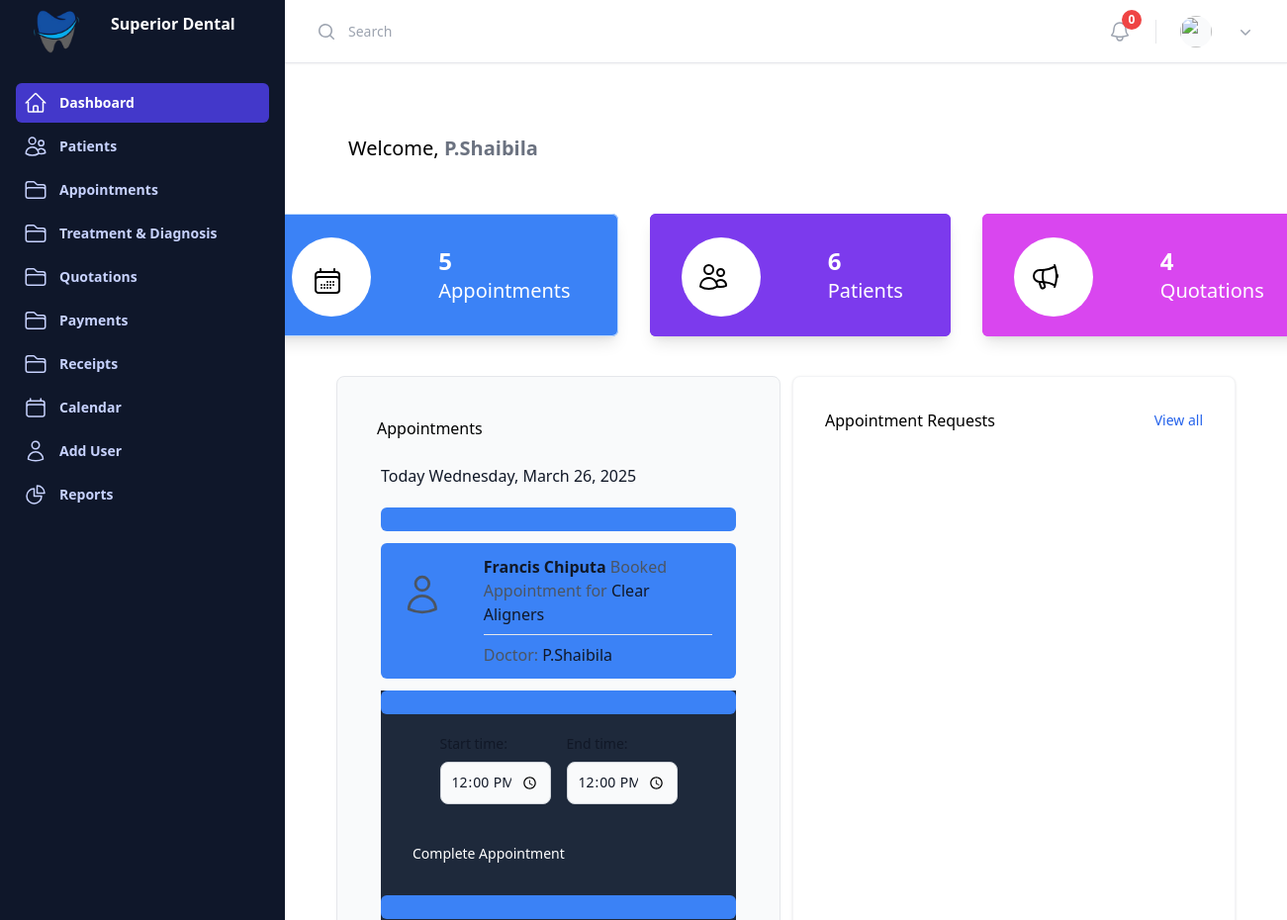
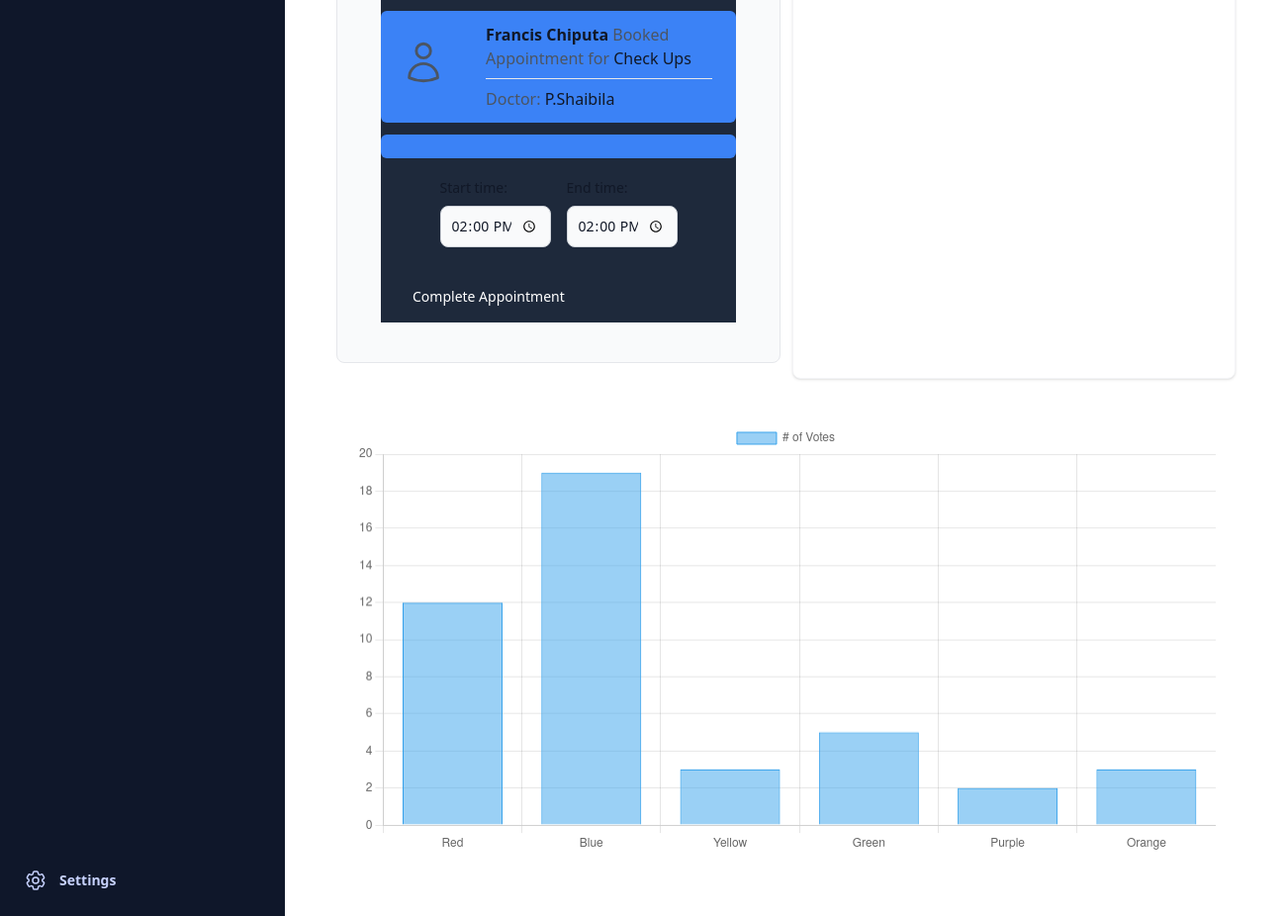
The app's page /dashboard (signed in) with its own data (2 pictures, top to bottom).
### user_accounts/models.py (models this page shows, shortened)
class CustomUser(AbstractUser):
    USER_TYPE_CHOICES = [
        (1, 'Admin'),
        (2, 'Staff'),
        (3, 'Dentist'),
    ]
    user_type = models.PositiveSmallIntegerField(choices=USER_TYPE_CHOICES)
    objects = CustomUserManager()

class Dentist(models.Model):
    user = models.OneToOneField(
        CustomUser,
        on_delete=models.CASCADE,
        limit_choices_to={'user_type': 3},
        related_name='user_accounts_dentist_profile'  # Unique related_name
    )
    specialization = models.CharField(max_length=200)
    contact_number = models.CharField(max_length=15)
    available_days = models.CharField(max_length=200)

### appointment/models.py (models this page shows, shortened)
class Appointment(models.Model):
    patient = models.ForeignKey(Patient, on_delete=models.CASCADE)
    dentist = models.ForeignKey(Dentist, on_delete=models.CASCADE, blank=True, null=True)  # Correctly reference the Dentist model
    date_time = models.DateTimeField()
    status_choices = [('Pending', 'Pending'), ('Scheduled', 'Scheduled'), ('Completed', 'Completed'), ('Cancelled', 'Cancelled')]
    status = models.CharField(max_length=20, choices=status_choices, default='Pending')
    notes = models.TextField(blank=True, null=True)
    service = models.ForeignKey('Service', on_delete=models.CASCADE)
    phone = models.CharField(max_length=15, blank=True, null=True)
    is_patient_new = models.BooleanField(default=False)

class Service(models.Model):
    name = models.CharField(max_length=100)  # Required field
    description = models.TextField(blank=True, null=True)
    price = models.DecimalField(max_digits=10, decimal_places=2, null=True)  # Required field
    duration = models.DurationField(blank=True, null=True)
    def __str__(self):
        return self.name

### patient/models.py (models this page shows)
class Patient(models.Model):
    first_name = models.CharField(max_length=50)
    last_name = models.CharField(max_length=50)
    date_of_birth = models.DateField(blank=True, null=True)
    gender_choices = [('M', 'Male'), ('F', 'Female')]
    gender = models.CharField(max_length=1, choices=gender_choices, blank=True, null=True)
    nrc = models.CharField(max_length=55,blank=True, null=True)
    phone = models.CharField(max_length=15)
    email = models.EmailField(unique=True)
    address = models.TextField(blank=True, null=True)
    medical_history = models.TextField(blank=True, null=True)
    is_patient = models.BooleanField(default=False)
    def __str__(self):
        return f"{self.first_name} {self.last_name}"

### templates/views.py (the view)
# urls.py: path('dashboard', views.Dashboard, name='dashboard'),
@login_required
def Dashboard(request):
    logined_user = request.user.username
    total_appointments = Appointment.objects.all().count()
    total_patients = Patient.objects.all().count()
    scheduled_appointments = Appointment.objects.filter(status='Scheduled')
    pending_appointments = Appointment.objects.filter(status='Pending')
    completed_appointments = Appointment.objects.filter(status='Completed')
    cancelled_appointments = Appointment.objects.filter(status='Cancelled')
    total_quotations = Quotation.objects.all().count()
    return render(request, 'dashboard.html', {'scheduled_appointments': scheduled_appointments, 'pending_appointments': pending_appointments, 'completed_appointments': completed_appointments, 'cancelled_appointments': cancelled_appointments, 'logined_user': logined_user, 'total_appointments': total_appointments, 'total_patients': total_patients, 'total_appointments': total_appointments
                                              , 'total_quotations': total_quotations})

### templates/dashboard.html (shortened to what this page needs)
{% extends "base.html" %}
{% load static %}
{% block content %}
<div class="p-5 m-3 justify-start font-normal text-xl text-black">
    {% if user.is_authenticated %}
    <h1> Welcome, <span class="text-gray-500 font-bold">{{ user.username }} </span> </h1>
    {% else %}
    <h1> Welcome, <span class="text-gray-500 font-bold">Guest</span> </h1>
    {% endif %}
</div>
<div class="flex flex-row bg-white item-center justify-center mx-auto p-5">
    <div class="ponter-event-none">
        <div class="flex flex-row max-w-xl1 justify-between rounded-md gap-5 bg-blue-500  shadow-lg ring-1 px-4 mx-4 ring-blue-200 ring-inset">
            <div class="m-4 p-4 mt-6 pt-6 pr-5 rounded-full h-20 w-20 bg-white justify-center item-center">
            </div>
            <div class="flex flex-col m-4 p-4">
                {% if total_appointments %}
                <div class="font-bold text-2xl text-white">{{ total_appointments }}</div>
                <div class="text-xl text-white">Appointments</div>
                {% else %}
                <div class="font-bold text-2xl text-white">30</div>
                <div class="text-xl text-white">Appointments</div>
                {% endif %}
            </div>
        </div>
    </div>
     <div class="ponter-event-none">
        <div class="flex flex-row max-w-xl1 justify-between rounded-md gap-5 bg-violet-600  shadow-lg ring-1 px-4 mx-4 ring-violet-600 ring-inset">
            <div class="m-4 p-4 mt-6 pt-6 rounded-full h-20 w-20 bg-white justify-center item-center">
            </div>
            <div class="flex flex-col m-4 p-4">
                {% if total_patients %}
                <div class="font-bold text-2xl text-white">{{ total_patients }}</div>
                <div class="text-xl text-white">Patients</div>
                {% else %}
                <div class="font-bold text-2xl text-white">170</div>
                <div class="text-xl text-white">Patients</div>
                {% endif %}
            </div>
        </div>
    </div>
     <div class="ponter-event-none">
        <div class="flex flex-row max-w-xl1 justify-between rounded-md gap-5 bg-fuchsia-500  shadow-lg ring-1 px-4 mx-4 ring-fuchsia-500 ring-inset">
            <div class="m-4 p-4 mt-6 pt-6 rounded-full h-20 w-20 bg-white justify-center item-center">
            </div>
            <div class="flex flex-col m-4 p-4">
                {% if total_quotations %}
                <div class="font-bold text-2xl text-white">{{ total_quotations }}</div>
                <div class="text-xl text-white">Quotations</div>
                {% endif %}
            </div>
        </div>
    </div>
</div>
<div class="flex flex-row bg-white item-center justify-center gap-3 mx-auto p-5">
<div class="p-6 mb-4 border border-gray-200 rounded-lg bg-gray-50 dark:bg-gray-200 dark:border-gray-200">
    <h3 class="m-2 p-2">Appointments</h3>
    <div class="justify-center item-center p-2 ml-3">
        <time id="today" class="text-gray-900 dark:text-gray-600">January 13th, 2022</time>
    </div>
    <ol class="mx-5 divide-y divider-gray-200 dark:divide-gray-700">
        <li>
            {% for scheduled_appoints in scheduled_appointments %}
            <a href="{% url 'update_patient_request' scheduled_appoints.patient.id %}" class="items-center bg-blue-500 rounded-md block p-3 my-3 sm:flex hover:bg-blue-100 dark:hover:bg-blue-900">
                <div class="text-gray-600 dark:text-white">
                    <div class="flex flex-row justify-between gap-5">
                        <div class="text-base font-normal mx-3">
                            <span class="font-bold text-gray-900 dark:text-white">{{scheduled_appoints.patient}}</span> Booked Appointment for
                            <span class="font-medium text-gray-900 dark:text-white"> {{ scheduled_appoints.service }}</span>
                            <br />
                            <hr class="my-2" />
                            Doctor: <span class="font-medium text-gray-900 dark:text-white">{{ scheduled_appoints.dentist.user.username }}</span>
                        </div>
                    </div>
                    <div class="text-sm font-normal mt-3 bg-slate-800 dark:bg-gray-700">
                        <a href="{% url 'complete_appointment' scheduled_appoints.patient.id %}" class="text-blue-600 bg-slate-800 hover:underline dark:text-blue-500">
                        <form class="max-w-[16rem] mx-auto grid grid-cols-2 p-2 gap-4">
                            <div>
                                <label for="start-time" class="block mb-2 text-sm font-medium text-gray-900 dark:text-white">Start time:</label>
                                <div class="relative">
                                    <input
                                        type="time"
                                        id="start-time"
                                        class="bg-gray-50 border w-full leading-none border-gray-300 text-gray-900 text-sm rounded-lg focus:ring-blue-500 focus:border-blue-500 p-2.5 dark:bg-gray-700 dark:border-gray-600 dark:placeholder-gray-400 dark:text-white dark:focus:ring-blue-500 dark:focus:border-blue-500"
                                        min="09:00"
                                        max="18:00"
                                        value="{% if scheduled_appoints.date_time %}{{ scheduled_appoints.date_time|date:'H:i' }}{% else %}09:00{% endif %}" />
                                </div>
                            </div>
                            <div>
                                <label for="end-time" class="block mb-2 text-sm font-medium text-gray-900 dark:text-white">End time:</label>
                                <input
                                    type="time"
                                    id="end-time"
                                    class="bg-gray-50 border w-full leading-none border-gray-300 text-gray-900 text-sm rounded-lg focus:ring-blue-500 focus:border-blue-500 p-2.5 dark:bg-gray-700 dark:border-gray-600 dark:placeholder-gray-400 dark:text-white dark:focus:ring-blue-500 dark:focus:border-blue-500"
                                    min="09:00"
                                    max="18:00"
                                    value="{% if scheduled_appoints.date_time %}{{ scheduled_appoints.date_time|date:'H:i' }}{% else %}18:00{% endif %}" />
                            </div>
                        </form>
                        <h1 class="m-4 p-4 font-bond text-white">Complete Appointment</h1>
                        </a>
                        {% endfor %}
                    </div>
            </a>
        </li>
    </ol>
</div>
<div class="w-full max-w-md p-4 bg-white border border-gray-100 rounded-lg shadow sm:p-8 dark:bg-gray-200 dark:border-gray-200">
    <div class="flex items-center justify-between mb-4">
        <h3>Appointment Requests </h3>
        <a href="{% url 'appointments' %}" class="text-sm font-medium text-blue-600 hover:underline dark:text-blue-500">
            View all
        </a>
   </div>
</div>
</div>
<div class="mx-4 p-6">
    <div>
        <canvas id="myChart"></canvas>
    </div>
</div>
</div>
<script>
    //Getting the time and date for the appointments
    const now = new Date();
    const today = document.getElementById('today');
    today.innerHTML = `<h3>Today ${now.toLocaleDateString('en-US', {
        weekday: 'long',
        year: 'numeric',
        month: 'long',
        day: 'numeric'
    })}</h3>`;
    const ctx = document.getElementById('myChart');
  new Chart(ctx, {
    type: 'bar',
    data: {
      labels: ['Red', 'Blue', 'Yellow', 'Green', 'Purple', 'Orange'],
      datasets: [{
        label: '# of Votes',
        data: [12, 19, 3, 5, 2, 3],
        borderWidth: 1
      }]
    },
    options: {
      scales: {
        y: {
          beginAtZero: true
        }
      }
    }
  });
</script>
{% endblock %}

### records on screen
CustomUser: username "P.Shaibila"
Appointment: patient "Francis Chiputa", service "Clear Aligners", dentist.user.username "P.Shaibila", date_time "12:00"
Appointment: patient "Francis Chiputa", service "Check Ups", dentist.user.username "P.Shaibila", date_time "14:00"

### other values on screen
{{ total_appointments }} "5"
{{ total_patients }} "6"
{{ total_quotations }} "4"
